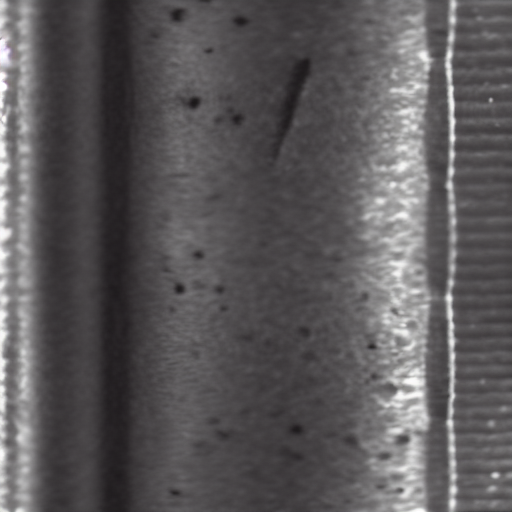
#> input picture metrics/bts_measure/inputs/ours/images/sample_0000_Crack.png, 512 x 512 px; its folder holds only this picture in this run
$ python make_paste_samples_for_bts.py --bg_dir ../inputs/ours/images --defect_dir ../inputs/ours/images --out_root out.png
#> lines starting #> are read from the running program, lines starting #| are printed output that depends on the picture; after the words box and inside, x2 and y2 are one past the last pixel; in counts of white or black regions, pixels touching at a corner belong together
from __future__ import annotations

import argparse
import random
from pathlib import Path

import cv2
import numpy as np


IMG_EXTS = {".png", ".jpg", ".jpeg", ".bmp", ".webp"}


def list_images(root: Path):
    return sorted([p for p in root.rglob("*") if p.suffix.lower() in IMG_EXTS])


def read_image_any(path: Path):
    img = cv2.imread(str(path), cv2.IMREAD_UNCHANGED)
    if img is None:
        raise RuntimeError(f"failed to read: {path}")
    return img


def derive_mask_and_rgb(defect_img: np.ndarray):
    # RGBA 优先用 alpha
    if defect_img.ndim == 3 and defect_img.shape[2] == 4:
        rgb = defect_img[:, :, :3]
        alpha = defect_img[:, :, 3]
        mask = (alpha > 10).astype(np.uint8) * 255
        return rgb, mask

    # 普通 RGB/BGR：用边界颜色估计背景，再做差分
    if defect_img.ndim == 2:
        rgb = cv2.cvtColor(defect_img, cv2.COLOR_GRAY2BGR)
    else:
        rgb = defect_img[:, :, :3]

    h, w = rgb.shape[:2]

    border_pixels = np.concatenate([
        rgb[0, :, :],
        rgb[-1, :, :],
        rgb[:, 0, :],
        rgb[:, -1, :],
    ], axis=0).astype(np.float32)

    bg_color = np.median(border_pixels, axis=0)
    diff = np.linalg.norm(rgb.astype(np.float32) - bg_color[None, None, :], axis=2)

    # 先宽松阈值，再做形态学清理
    mask = (diff > 18).astype(np.uint8) * 255
    if mask.sum() == 0:
        gray = cv2.cvtColor(rgb, cv2.COLOR_BGR2GRAY)
        _, mask = cv2.threshold(gray, 0, 255, cv2.THRESH_BINARY_INV + cv2.THRESH_OTSU)

    mask = cv2.morphologyEx(mask, cv2.MORPH_OPEN, np.ones((3, 3), np.uint8))
    mask = cv2.morphologyEx(mask, cv2.MORPH_CLOSE, np.ones((5, 5), np.uint8))

    # 只保留最大连通域
    n, labels, stats, _ = cv2.connectedComponentsWithStats((mask > 0).astype(np.uint8), connectivity=8)
    if n > 1:
        best = 1 + np.argmax(stats[1:, cv2.CC_STAT_AREA])
        mask = np.where(labels == best, 255, 0).astype(np.uint8)

    return rgb, mask


def crop_fg(rgb: np.ndarray, mask: np.ndarray):
    ys, xs = np.where(mask > 0)
    if len(xs) == 0:
        raise RuntimeError("empty mask after extraction")
    x0, x1 = int(xs.min()), int(xs.max()) + 1
    y0, y1 = int(ys.min()), int(ys.max()) + 1
    return rgb[y0:y1, x0:x1].copy(), mask[y0:y1, x0:x1].copy()


def resize_with_mask(rgb: np.ndarray, mask: np.ndarray, scale: float):
    h, w = rgb.shape[:2]
    nw = max(1, int(round(w * scale)))
    nh = max(1, int(round(h * scale)))
    rgb2 = cv2.resize(rgb, (nw, nh), interpolation=cv2.INTER_CUBIC)
    mask2 = cv2.resize(mask, (nw, nh), interpolation=cv2.INTER_NEAREST)
    return rgb2, mask2


def rotate_with_mask(rgb: np.ndarray, mask: np.ndarray, angle_deg: float):
    h, w = rgb.shape[:2]
    cx, cy = w / 2.0, h / 2.0
    M = cv2.getRotationMatrix2D((cx, cy), angle_deg, 1.0)

    cos = abs(M[0, 0])
    sin = abs(M[0, 1])
    nw = int((h * sin) + (w * cos))
    nh = int((h * cos) + (w * sin))

    M[0, 2] += (nw / 2) - cx
    M[1, 2] += (nh / 2) - cy

    rgb2 = cv2.warpAffine(rgb, M, (nw, nh), flags=cv2.INTER_CUBIC, borderValue=(0, 0, 0))
    mask2 = cv2.warpAffine(mask, M, (nw, nh), flags=cv2.INTER_NEAREST, borderValue=0)
    return rgb2, mask2


def match_local_brightness(defect_rgb: np.ndarray, defect_mask: np.ndarray, bg_patch: np.ndarray):
    out = defect_rgb.copy().astype(np.float32)
    m = defect_mask > 0
    if m.sum() < 10:
        return defect_rgb

    defect_lab = cv2.cvtColor(defect_rgb, cv2.COLOR_BGR2LAB).astype(np.float32)
    bg_lab = cv2.cvtColor(bg_patch, cv2.COLOR_BGR2LAB).astype(np.float32)

    dL = defect_lab[:, :, 0][m]
    bL = bg_lab[:, :, 0].reshape(-1)

    mean_d = float(dL.mean())
    std_d = float(dL.std() + 1e-6)
    mean_b = float(bL.mean())
    std_b = float(bL.std() + 1e-6)

    defect_lab[:, :, 0][m] = np.clip((defect_lab[:, :, 0][m] - mean_d) / std_d * std_b + mean_b, 0, 255)
    out = cv2.cvtColor(defect_lab.astype(np.uint8), cv2.COLOR_LAB2BGR)
    return out


def alpha_paste(bg: np.ndarray, defect_rgb: np.ndarray, defect_mask: np.ndarray, x0: int, y0: int, feather_sigma: float = 1.8):
    out = bg.copy()
    h, w = defect_rgb.shape[:2]
    H, W = bg.shape[:2]

    x1 = min(W, x0 + w)
    y1 = min(H, y0 + h)
    x0c = max(0, x0)
    y0c = max(0, y0)

    if x1 <= x0c or y1 <= y0c:
        return out, np.zeros((H, W), dtype=np.uint8)

    sx0 = x0c - x0
    sy0 = y0c - y0
    sx1 = sx0 + (x1 - x0c)
    sy1 = sy0 + (y1 - y0c)

    fg = defect_rgb[sy0:sy1, sx0:sx1].astype(np.float32)
    mk = defect_mask[sy0:sy1, sx0:sx1].astype(np.float32) / 255.0

    if feather_sigma > 0:
        mk = cv2.GaussianBlur(mk, (0, 0), sigmaX=feather_sigma, sigmaY=feather_sigma)
        mk = np.clip(mk, 0.0, 1.0)

    roi = out[y0c:y1, x0c:x1].astype(np.float32)
    blend = roi * (1.0 - mk[..., None]) + fg * mk[..., None]
    out[y0c:y1, x0c:x1] = np.clip(blend, 0, 255).astype(np.uint8)

    full_mask = np.zeros((H, W), dtype=np.uint8)
    full_mask[y0c:y1, x0c:x1] = (mk * 255).astype(np.uint8)
    full_mask = (full_mask > 20).astype(np.uint8) * 255
    return out, full_mask


def main():
    parser = argparse.ArgumentParser()
    parser.add_argument("--bg_dir", type=str, required=True)
    parser.add_argument("--defect_dir", type=str, required=True)
    parser.add_argument("--out_root", type=str, required=True)
    parser.add_argument("--num_samples", type=int, default=30)
    parser.add_argument("--seed", type=int, default=3407)
    args = parser.parse_args()

    random.seed(args.seed)
    np.random.seed(args.seed)

    bg_dir = Path(args.bg_dir)
    defect_dir = Path(args.defect_dir)
    out_root = Path(args.out_root)
    out_img_dir = out_root / "images"
    out_mask_dir = out_root / "masks"
    out_img_dir.mkdir(parents=True, exist_ok=True)
    out_mask_dir.mkdir(parents=True, exist_ok=True)

    bg_paths = list_images(bg_dir)
    defect_paths = list_images(defect_dir)

    if len(bg_paths) == 0:
        raise RuntimeError(f"no backgrounds found in {bg_dir}")
    if len(defect_paths) == 0:
        raise RuntimeError(f"no defects found in {defect_dir}")

    for i in range(args.num_samples):
        bg_path = bg_paths[i % len(bg_paths)]
        defect_path = random.choice(defect_paths)

        bg = cv2.imread(str(bg_path), cv2.IMREAD_COLOR)
#> bg is the input picture: shape (512, 512, 3); mean B, G, R 90.2, 88.6, 91.3
        if bg is None:
            print(f"[SKIP] bg read fail: {bg_path}")
            continue

        dimg = read_image_any(defect_path)
        try:
            defect_rgb, defect_mask = derive_mask_and_rgb(dimg)
#> in derive_mask_and_rgb, `border_pixels = np.concatenate([ rgb[0, :, :], rgb[-1, :, :], rgb[:, 0..`: border_pixels = 2048 rows, first 8: [196, 196, 198], [201, 199, 199], [200, 197, 198], [191, 189, 189], [175, 174, 174], [160, 160, 160], [145, 143, 143], [127, 127, 129]
#> in derive_mask_and_rgb, `bg_color = np.median(border_pixels, axis=0)`: bg_color = [88.5, 86, 88]
#> in derive_mask_and_rgb, `mask = (diff > 18).astype(np.uint8) * 255`:
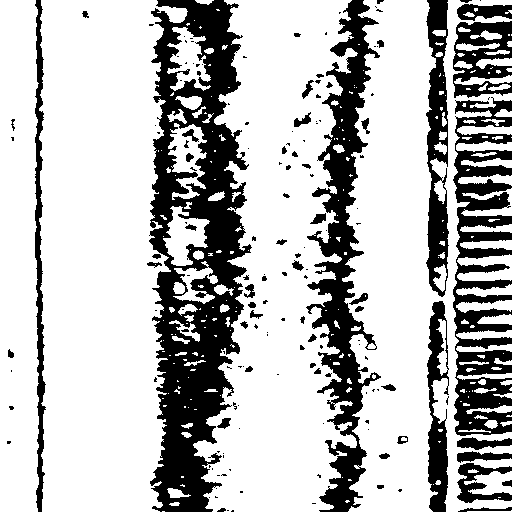
#> mask: shape (512, 512); 73.2% white; 160 black regions (105 under 20 px), largest, box (x1, y1, x2, y2) and area: (149, 0, 252, 512) 28209, (306, 0, 381, 512) 13306, (453, 97, 512, 436) 11217
#> in derive_mask_and_rgb, `mask = cv2.morphologyEx(mask, cv2.MORPH_OPEN, np.ones((3, 3), np.uint8))`: mask: shape (512, 512); 72% white; 103 black regions (62 under 20 px), largest, box (x1, y1, x2, y2) and area: (149, 0, 255, 512) 30044, (453, 0, 512, 503) 17311, (302, 0, 381, 512) 14135
#> in derive_mask_and_rgb, `mask = cv2.morphologyEx(mask, cv2.MORPH_CLOSE, np.ones((5, 5), np.uint..`: mask: shape (512, 512); 75.2% white; 88 black regions (1 under 20 px), largest, box (x1, y1, x2, y2) and area: (150, 0, 250, 512) 27925, (310, 0, 374, 435) 10632, (455, 379, 512, 436) 2456
#> in derive_mask_and_rgb, `n, labels, stats, _ = cv2.connectedComponentsWithStats((mask > 0).asty..`:
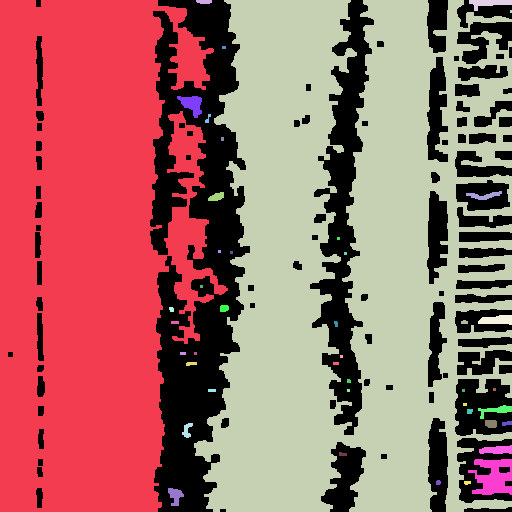
#> labels: shape (512, 512) int32; 45 distinct labels, from 0 to 44; one colour per label, 0 black
#> in derive_mask_and_rgb, `n, labels, stats, _ = cv2.connectedComponentsWithStats((mask > 0).asty..`: n = 45; stats = 45 rows, first 6: [8, 0, 504, 512, 65131], [0, 0, 228, 512, 86127], [196, 0, 16, 4, 57], [194, 0, 318, 512, 107391], [469, 0, 43, 11, 250], [510, 10, 2, 3, 6]
#> in derive_mask_and_rgb, `best = 1 + np.argmax(stats[1:, cv2.CC_STAT_AREA])`: best = 3
#> in derive_mask_and_rgb, `mask = np.where(labels == best, 255, 0).astype(np.uint8)`:
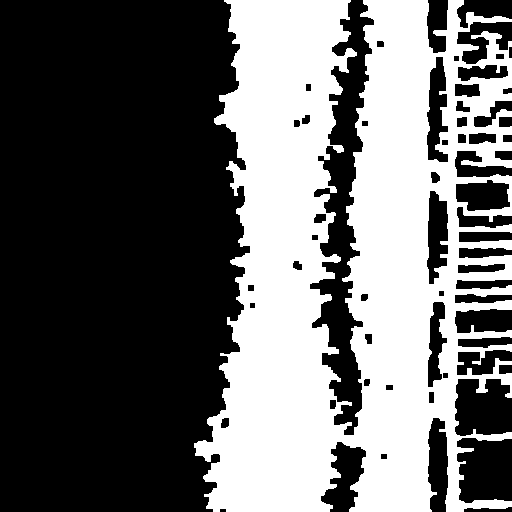
#> mask: shape (512, 512); 41% white; 1 white region, box (x1, y1, x2, y2) and area: (194, 0, 512, 512) 107391
            defect_rgb, defect_mask = crop_fg(defect_rgb, defect_mask)
#> in crop_fg, `x0, x1 = int(xs.min()), int(xs.max()) + 1`: x0 = 194; x1 = 512
#> in crop_fg, `y0, y1 = int(ys.min()), int(ys.max()) + 1`: y0 = 0; y1 = 512
#> defect_mask: shape (512, 318); 66% white; 63 black regions (1 under 20 px), largest, box (x1, y1, x2, y2) and area: (0, 0, 56, 443) 16914, (116, 0, 180, 435) 10721, (263, 438, 318, 503) 3139
        except Exception as e:
            print(f"[SKIP] defect fail: {defect_path.name} | {e}")
            continue

        H, W = bg.shape[:2]
#> H = 512; W = 512
        dh, dw = defect_rgb.shape[:2]
#> dh = 512; dw = 318

        # 尺度控制：偏向中小缺陷
        target_long = random.randint(48, 140)
        scale = target_long / max(dh, dw)
#> scale = 0.197
        defect_rgb, defect_mask = resize_with_mask(defect_rgb, defect_mask, scale)
#> in resize_with_mask, `mask2 = cv2.resize(mask, (nw, nh), interpolation=cv2.INTER_NEAREST)`: mask2: shape (101, 63); 65.8% white; 52 black regions (32 under 20 px), largest, box (x1, y1, x2, y2) and area: (0, 0, 12, 88) 705, (23, 0, 36, 86) 429, (52, 75, 63, 100) 228

        # 轻微旋转
        angle = random.uniform(-25, 25)
        defect_rgb, defect_mask = rotate_with_mask(defect_rgb, defect_mask, angle)
#> in rotate_with_mask, `mask2 = cv2.warpAffine(mask, M, (nw, nh), flags=cv2.INTER_NEAREST, bor..`: mask2: shape (115, 91); 40.1% white; 6 white regions (5 under 20 px), largest, box (x1, y1, x2, y2) and area: (3, 1, 90, 115) 4182

        dh, dw = defect_rgb.shape[:2]
#> dh = 115; dw = 91
        if dh >= H or dw >= W:
            scale2 = min((H - 10) / max(dh, 1), (W - 10) / max(dw, 1), 1.0)
            defect_rgb, defect_mask = resize_with_mask(defect_rgb, defect_mask, scale2)
            dh, dw = defect_rgb.shape[:2]

        # 随机位置
        x0 = random.randint(0, max(0, W - dw))
#> x0 = 110
        y0 = random.randint(0, max(0, H - dh))
#> y0 = 206

        bg_patch = bg[y0:y0+dh, x0:x0+dw].copy()
        defect_rgb = match_local_brightness(defect_rgb, defect_mask, bg_patch)
#> in match_local_brightness, `bg_lab = cv2.cvtColor(bg_patch, cv2.COLOR_BGR2LAB).astype(np.float32)`:
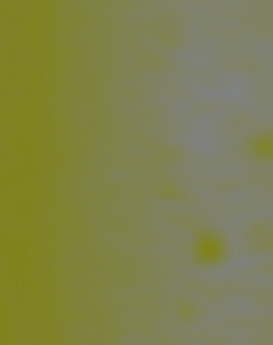
#> bg_lab: shape (115, 91, 3) float32 (shown 3 times larger); mean B, G, R 76.2, 129.8, 127.3
#> in match_local_brightness, `dL = defect_lab[:, :, 0][m]`: dL = 4196 values, max 253 at index 3273, min 20 at index 390, mean 105.1
#> in match_local_brightness, `bL = bg_lab[:, :, 0].reshape(-1)`: bL = 10465 values, max 131 at index 2807, min 27 at index 4466, mean 76.24
#> in match_local_brightness, `mean_d = float(dL.mean())`: mean_d = 105.1
#> in match_local_brightness, `std_d = float(dL.std() + 1e-6)`: std_d = 43.95
#> in match_local_brightness, `mean_b = float(bL.mean())`: mean_b = 76.24
#> in match_local_brightness, `std_b = float(bL.std() + 1e-6)`: std_b = 27.86

        pasted, mask_full = alpha_paste(bg, defect_rgb, defect_mask, x0, y0, feather_sigma=1.8)
#> in alpha_paste, `mk = cv2.GaussianBlur(mk, (0, 0), sigmaX=feather_sigma, sigmaY=feather..`:
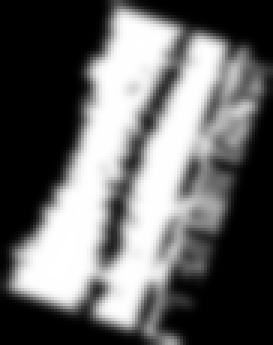
#> mk: shape (115, 91) float32 (shown 3 times larger); min 0, max 1, mean 0.401
#> in alpha_paste, `blend = roi * (1.0 - mk[..., None]) + fg * mk[..., None]`:
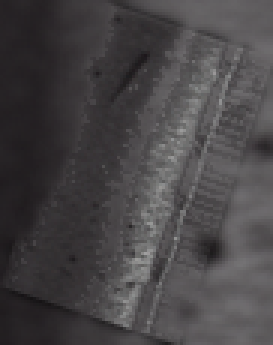
#> blend: shape (115, 91, 3) float32 (shown 3 times larger); mean B, G, R 70.9, 69.2, 72
#> in alpha_paste, `out[y0c:y1, x0c:x1] = np.clip(blend, 0, 255).astype(np.uint8)`: out: shape (512, 512, 3); 2.87% of pixels changed, all inside (x1, y1, x2, y2) = (110, 206, 201, 321)
#> in alpha_paste, `full_mask = (full_mask > 20).astype(np.uint8) * 255`:
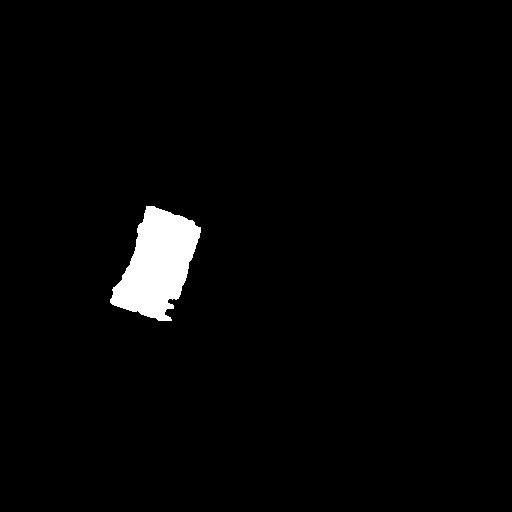
#> full_mask: shape (512, 512); 2.4% white; 1 white region, box (x1, y1, x2, y2) and area: (110, 206, 201, 321) 6197

        stem = f"paste_{i:03d}"
        cv2.imwrite(str(out_img_dir / f"{stem}.png"), pasted)
        cv2.imwrite(str(out_mask_dir / f"{stem}.png"), mask_full)
        print(f"[OK] {stem} | bg={bg_path.name} | defect={defect_path.name}")

    print(f"\nDone. saved to: {out_root}")


if __name__ == "__main__":
    main()
